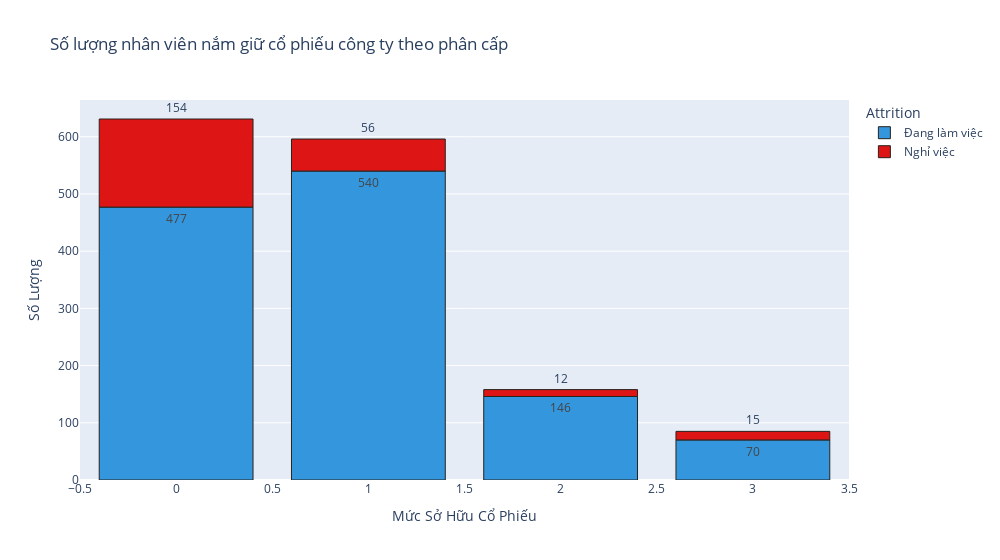

Here is the notebook cell this chart was saved with:
### Markdown cell above
Thông thường trong một số công ty, nhân viên sẽ giữ một phần cổ phiếu của công ty, và trong bộ dữ liệu này ta có trường 'StockOptionLevel' thể hiện sự sở hữu cổ phiếu của công ty của nhân viên theo cấp bậc

### Code cell
stock_att=df.groupby(['StockOptionLevel','Attrition']).apply(lambda x:x['DailyRate'].count()).reset_index(name='Counts').replace({'No': 'Đang làm việc', 'Yes': 'Nghỉ việc'})
fig = px.bar(stock_att, x='StockOptionLevel', y='Counts', color='Attrition', 
             title='Số lượng nhân viên nắm giữ cổ phiếu công ty theo phân cấp', 
             width=1000,
             color_discrete_map={'Đang làm việc': '#3497DE', 'Nghỉ việc': "#DE1515"})

fig.update_layout(
    xaxis_title="Mức Sở Hữu Cổ Phiếu",
    yaxis_title="Số Lượng"
)

fig.update_traces(
    texttemplate='%{y:,.0f}',
    textposition='outside',
    marker_line=dict(width=1, color='#28221D')
)

fig.show()

### Figure 1 — Plotly figure (JSON) as saved in the notebook; plotly's stock layout.template omitted (floating-point values rounded to 4 significant figures)
{"data": [{"alignmentgroup": "True", "hovertemplate": "Attrition=Đang làm việc<br>StockOptionLevel=%{x}<br>Counts=%{y}<extra></extra>", "legendgroup": "Đang làm việc", "marker": {"color": "#3497DE", "line": {"color": "#28221D", "width": 1}, "pattern": {"shape": ""}}, "name": "Đang làm việc", "offsetgroup": "Đang làm việc", "orientation": "v", "showlegend": true, "textposition": "outside", "texttemplate": "%{y:,.0f}", "type": "bar", "x": [0, 1, 2, 3], "xaxis": "x", "y": [477, 540, 146, 70], "yaxis": "y"}, {"alignmentgroup": "True", "hovertemplate": "Attrition=Nghỉ việc<br>StockOptionLevel=%{x}<br>Counts=%{y}<extra></extra>", "legendgroup": "Nghỉ việc", "marker": {"color": "#DE1515", "line": {"color": "#28221D", "width": 1}, "pattern": {"shape": ""}}, "name": "Nghỉ việc", "offsetgroup": "Nghỉ việc", "orientation": "v", "showlegend": true, "textposition": "outside", "texttemplate": "%{y:,.0f}", "type": "bar", "x": [0, 1, 2, 3], "xaxis": "x", "y": [154, 56, 12, 15], "yaxis": "y"}], "layout": {"barmode": "relative", "legend": {"title": {"text": "Attrition"}, "tracegroupgap": 0}, "title": {"text": "Số lượng nhân viên nắm giữ cổ phiếu công ty theo phân cấp"}, "width": 1000, "xaxis": {"anchor": "y", "domain": [0, 1], "title": {"text": "Mức Sở Hữu Cổ Phiếu"}}, "yaxis": {"anchor": "x", "domain": [0, 1], "title": {"text": "Số Lượng"}}}}
